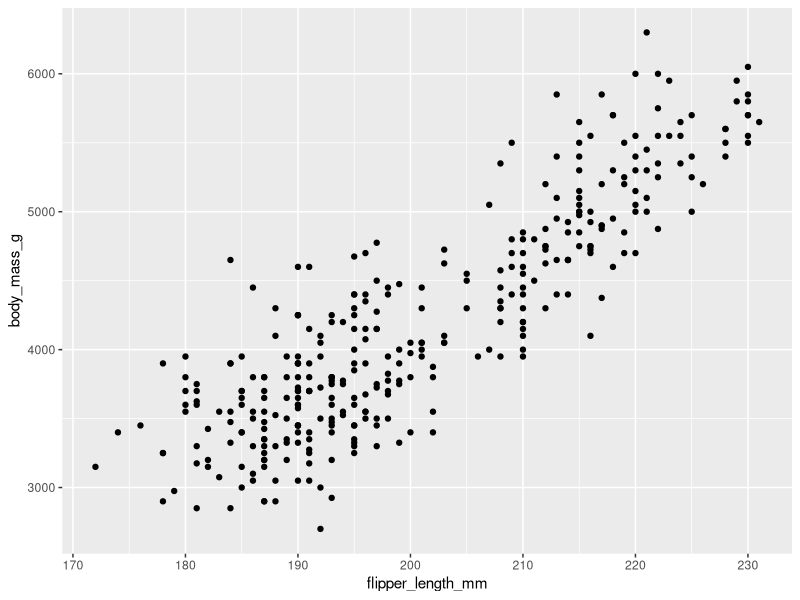
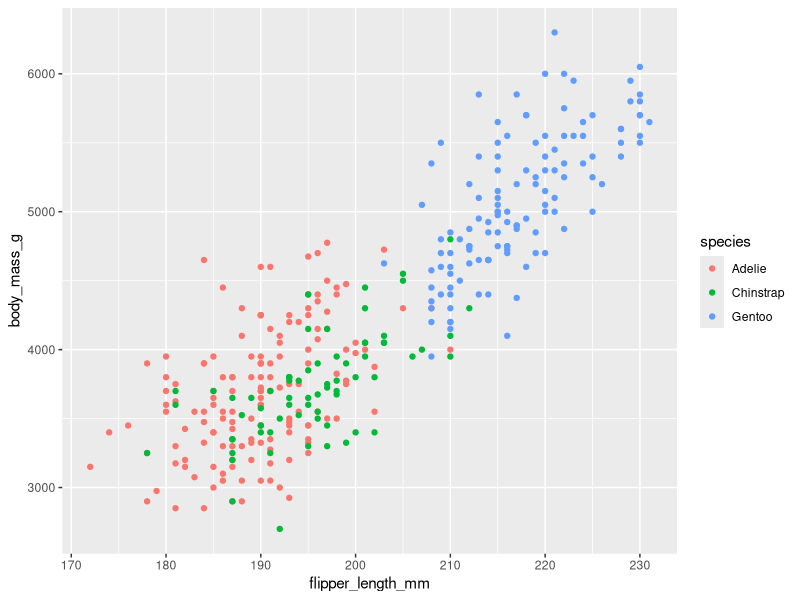
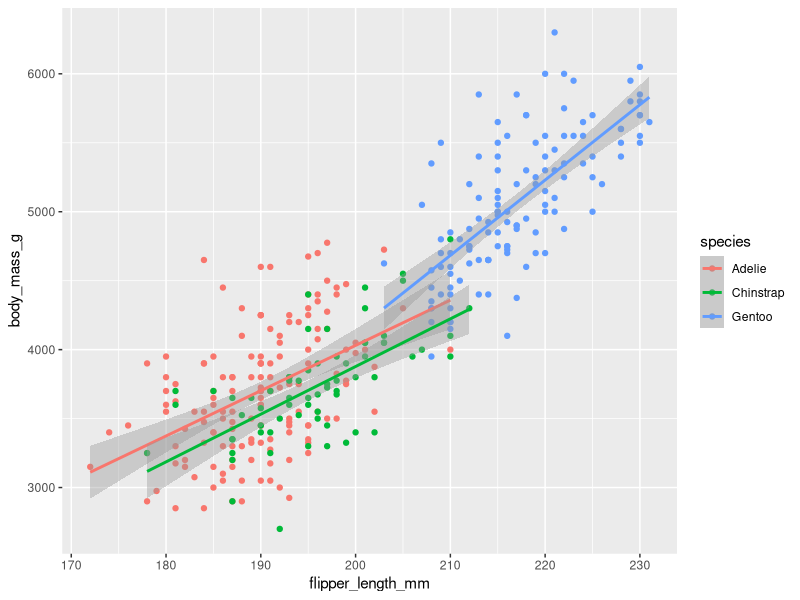
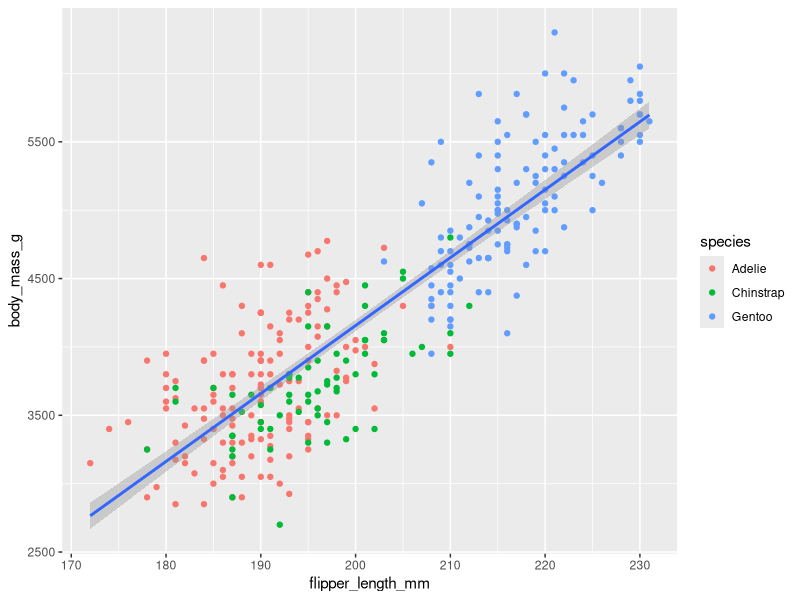
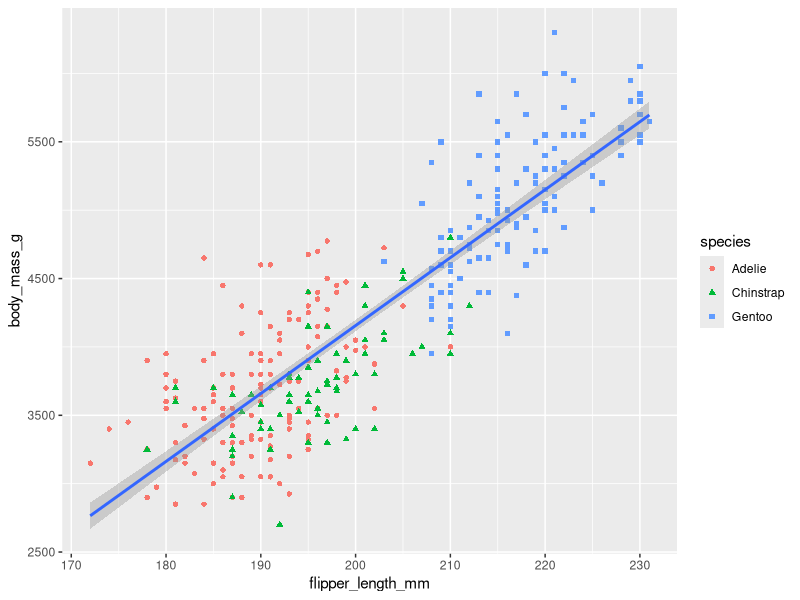
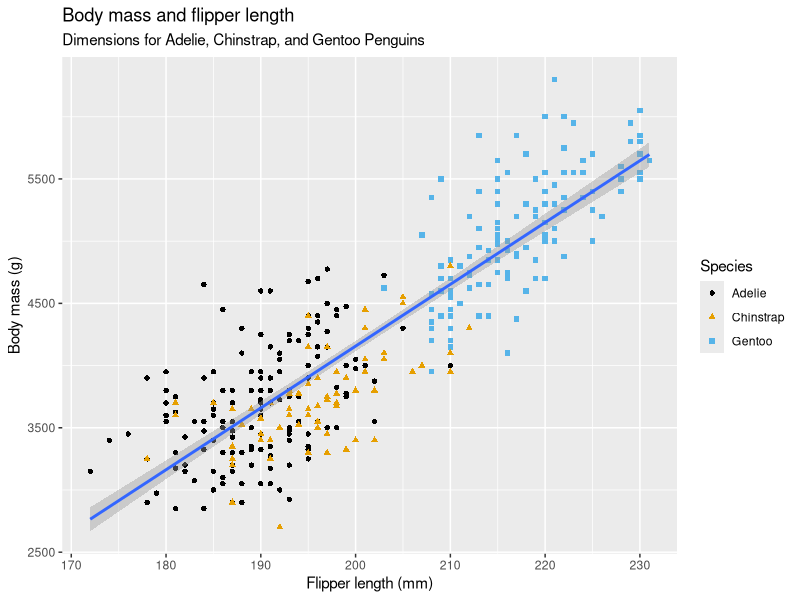
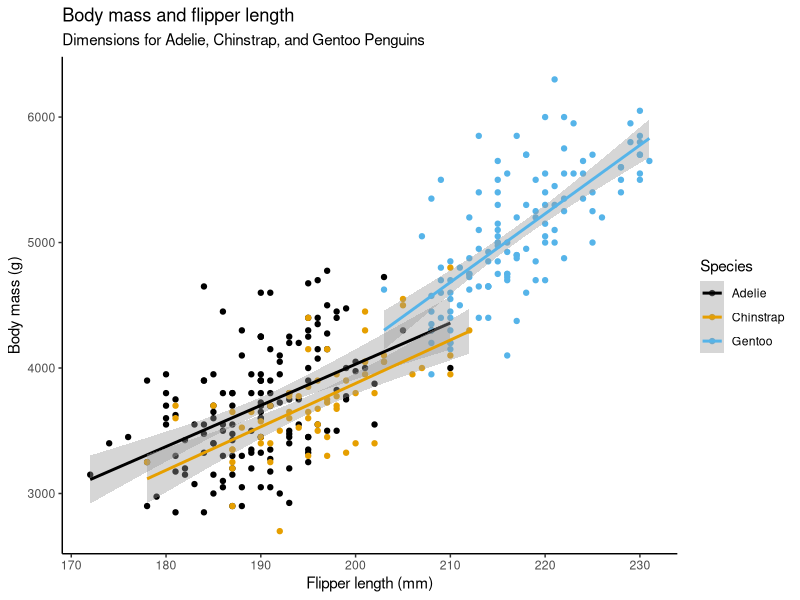
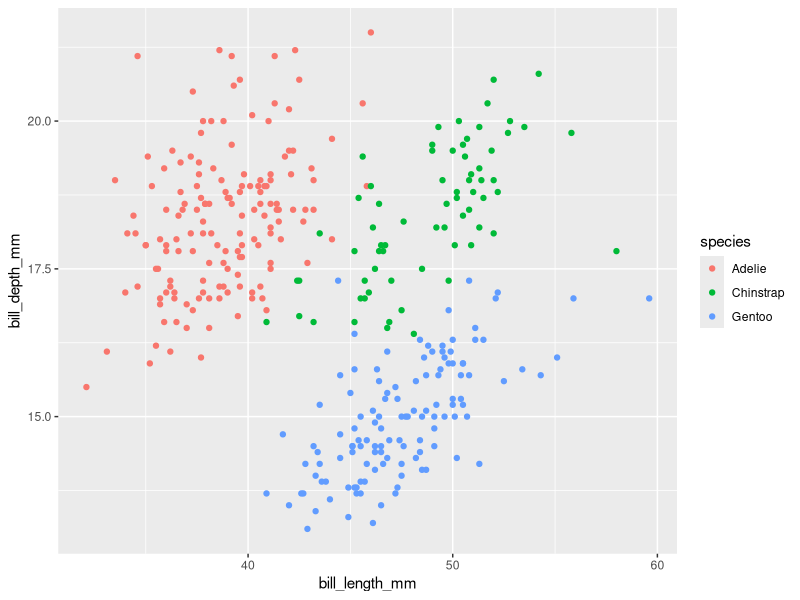

Write R code to recreate these figures, in order.
## ---- chunk 1
knitr::opts_chunk$set(echo = TRUE)
## ---- chunk 2
#install.packages("tidyverse")
#install.packages(c("palmerpenguins", "ggthemes"))
library(tidyverse)
library(palmerpenguins)
library(ggthemes)
## ---- chunk 3
#View(penguins)
nrow(penguins)
ncol(penguins)
# a tibble is a special data frame used in tidyverse 

penguins
## ---- chunk 4
# ?ggplot()
## look at the examples if you forgot! 

ggplot(data = penguins,
       mapping = aes(x = flipper_length_mm, y = body_mass_g)) + geom_point()
## ---- chunk 5
# modify the aesthetic mapping to include color! 
ggplot(data = penguins, 
       mapping = aes(x = flipper_length_mm, y = body_mass_g, color = species)) +
  geom_point()
## ---- chunk 6
# geom_smooth(method = "lm") where would this go? 
  # linear model = lm 

ggplot(
  data = penguins, 
  mapping = aes(x = flipper_length_mm, y = body_mass_g, color = species)) + 
  geom_point() + 
  geom_smooth(method = "lm")

## ---- chunk 7
ggplot(
  data = penguins, 
  mapping = aes(x = flipper_length_mm, y = body_mass_g)) + 
  geom_point(mapping = aes(color = species)) + 
  geom_smooth(method = "lm")
## ---- chunk 8
ggplot(
  data = penguins, 
  mapping = aes(x = flipper_length_mm, y = body_mass_g)) + 
  geom_point(mapping = aes(color = species, shape = species)) + 
  geom_smooth(method = "lm")
## ---- chunk 9
ggplot(
  data = penguins, 
  mapping = aes(x = flipper_length_mm, y = body_mass_g)) + 
  geom_point(mapping = aes(color = species, shape = species)) + 
  geom_smooth(method = "lm") +
  labs(title = "Body mass and flipper length", 
       subtitle = "Dimensions for Adelie, Chinstrap, and Gentoo Penguins", 
       x = "Flipper length (mm)", y = "Body mass (g)", 
       color = "Species", shape = "Species") + 
  scale_color_colorblind() 
## ---- chunk 10
ggplot(
  data = penguins, 
  mapping = aes(x = flipper_length_mm, y = body_mass_g, color = species)) + 
  geom_point() + 
  geom_smooth(method = "lm") +
  labs(title = "Body mass and flipper length", 
       subtitle = "Dimensions for Adelie, Chinstrap, and Gentoo Penguins", 
       x = "Flipper length (mm)", y = "Body mass (g)", 
       color = "Species", shape = "Species") + 
  scale_color_colorblind() + 
  theme_classic()

ggsave("exercise_A.png")
## ---- chunk 11
ggplot(data = penguins, 
       mapping = aes(x = bill_length_mm, y = bill_depth_mm, color = species)) +
  geom_point()
## ---- chunk 12
ggplot(data = penguins, 
       mapping = aes(x = species, y = bill_depth_mm, color = species)) +
  geom_boxplot()
## ---- chunk 13
ggplot(
  data = penguins, 
  mapping = aes(x = flipper_length_mm, y = body_mass_g)) + 
  geom_point(mapping = aes(color = bill_depth_mm)) + 
  geom_smooth()

ggsave("exercise_D.png")
## ---- chunk 14
ggplot(penguins, aes(x = flipper_length_mm, y = body_mass_g)) + 
  geom_point()
